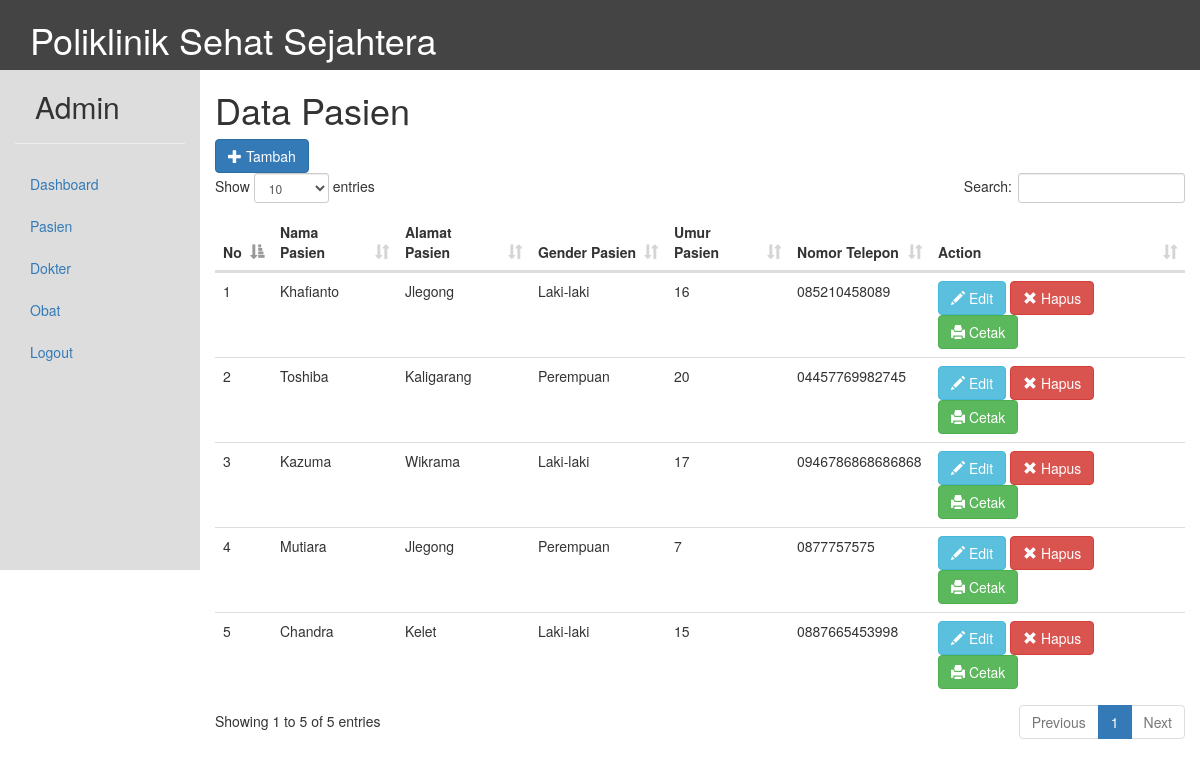
Screenshot of /index.php?halaman=pasien (signed in) with the database file from the repository.
### tables this page shows
CREATE TABLE `pasien` (
  `KodePsn` varchar(15) NOT NULL,
  `NamaPsn` varchar(50) NOT NULL,
  `AlamatPsn` varchar(50) NOT NULL,
  `GenderPsn` varchar(50) NOT NULL,
  `UmurPsn` varchar(50) NOT NULL,
  `TeleponPsn` varchar(50) NOT NULL
);

### class/class.php (called while the page is built, shortened)
<?php
class proses{
	function __construct(){
		$server="localhost";
		$usr="root";
		$pwd="";
		$db="poliklinik";
		$this->con = new PDO("mysql:host=$server;dbname=$db", $usr, $pwd);
	}
	function tampil($select, $tabel, $property){
		$query= "SELECT $select FROM $tabel $property";
		$tam  = $this->con->query($query);
		return $tam;
	}
}
$proses = new proses;
	?>

### halaman/pasien.php (the view)
<?php include 'class/class.php'; ?>
<h1>Data Pasien</h1>
<button onclick="thickbox('thickbox/box-pasien.php','tampil')" class="btn btn-primary"><i class="glyphicon glyphicon-plus"></i> Tambah</button>
<table class="table">
<thead>
	<tr>
		<th>No</th>
		<th>Nama Pasien</th>
		<th>Alamat Pasien</th>
		<th>Gender Pasien</th>
		<th>Umur Pasien</th>
		<th>Nomor Telepon</th>
		<th>Action</th>
	</tr>
</thead>
<tbody>
	<?php
		$x = 0;
		$sql = $proses->tampil("*","pasien","");
		foreach ($sql as $data) {
			$x++;
	 ?>
	<tr>
		<td ><?php echo $x ?></td>
		<td ><?php echo $data[1] ?></td>
		<td ><?php echo $data[2] ?></td>
		<td ><?php echo $data[3] ?></td>
		<td ><?php echo $data[4] ?></td>
		<td ><?php echo $data[5] ?></td>
		<td >
			<button onclick="thickbox('thickbox/box-pasien.php?id=<?php echo $data[0]; ?>','tampil')" class="btn btn-info"><i class="glyphicon glyphicon-pencil"></i> Edit</button>
			<button onclick="hapus_pasien('<?php echo $data[0] ?>')" class="btn btn-danger"><i class="glyphicon glyphicon-remove"></i> Hapus</button>
			<a href="halaman/kartu_pasien.php?Kode=<?php echo $data[0] ?>" target="_blank"><button class="btn btn-success"><i class="glyphicon glyphicon-print"></i> Cetak</button></a>
		</td>
	</tr>
	<?php } ?>
	</tbody>
</table>

### dataTables/datatables.css (style rules this page uses)
table.dataTable { clear: both; margin-top: 6px !important; margin-bottom: 6px !important; max-width: none !important; border-collapse: separate !important; }
table.dataTable td, table.dataTable th { -webkit-box-sizing: content-box; box-sizing: content-box; }
table.dataTable thead > tr > th.sorting_asc, table.dataTable thead > tr > th.sorting_desc, table.dataTable thead > tr > th.sorting, table.dataTable thead > tr > td.sorting_asc, table.dataTable thead > tr > td.sorting_desc, table.dataTable thead > tr > td.sorting { padding-right: 30px; }
table.dataTable thead .sorting, table.dataTable thead .sorting_asc, table.dataTable thead .sorting_desc, table.dataTable thead .sorting_asc_disabled, table.dataTable thead .sorting_desc_disabled { cursor: pointer; position: relative; }
table.dataTable thead .sorting:after, table.dataTable thead .sorting_asc:after, table.dataTable thead .sorting_desc:after, table.dataTable thead .sorting_asc_disabled:after, table.dataTable thead .sorting_desc_disabled:after { position: absolute; bottom: 8px; right: 8px; display: block; font-family: 'Glyphicons Halflings'; opacity: 0.5; }
table.dataTable thead .sorting:after { opacity: 0.2; content: "\e150"; }
table.dataTable thead .sorting_asc:after { content: "\e155"; }

### rows the page displays
pasien: NamaPsn "Khafianto", AlamatPsn "Jlegong", GenderPsn "Laki-laki", UmurPsn "16", TeleponPsn "085210458089"
pasien: NamaPsn "Toshiba", AlamatPsn "Kaligarang", GenderPsn "Perempuan", UmurPsn "20", TeleponPsn "04457769982745"
pasien: NamaPsn "Kazuma", AlamatPsn "Wikrama", GenderPsn "Laki-laki", UmurPsn "17", TeleponPsn "0946786868686868"
pasien: NamaPsn "Mutiara", AlamatPsn "Jlegong", GenderPsn "Perempuan", UmurPsn "7", TeleponPsn "0877757575"
pasien: NamaPsn "Chandra", AlamatPsn "Kelet", GenderPsn "Laki-laki", UmurPsn "15", TeleponPsn "0887665453998"

### other values shown
$user "Admin"
